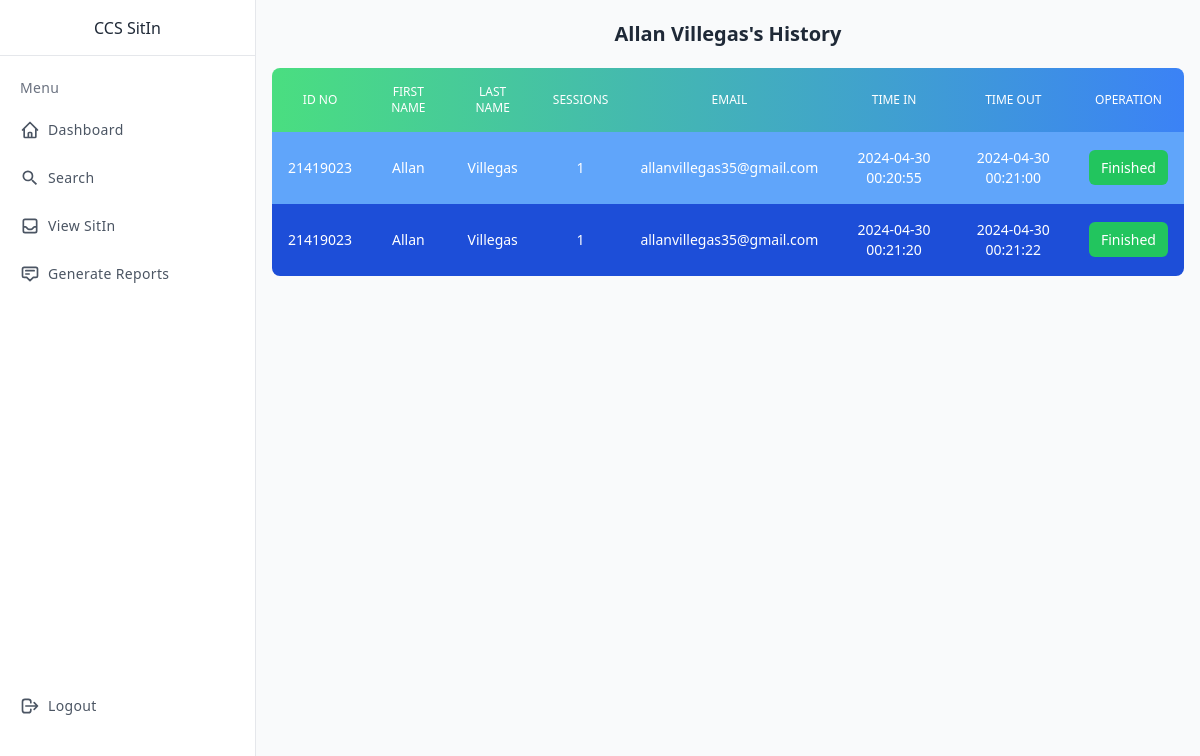
Page /admin/history.php?id=4 (signed in) on the earlier database version.
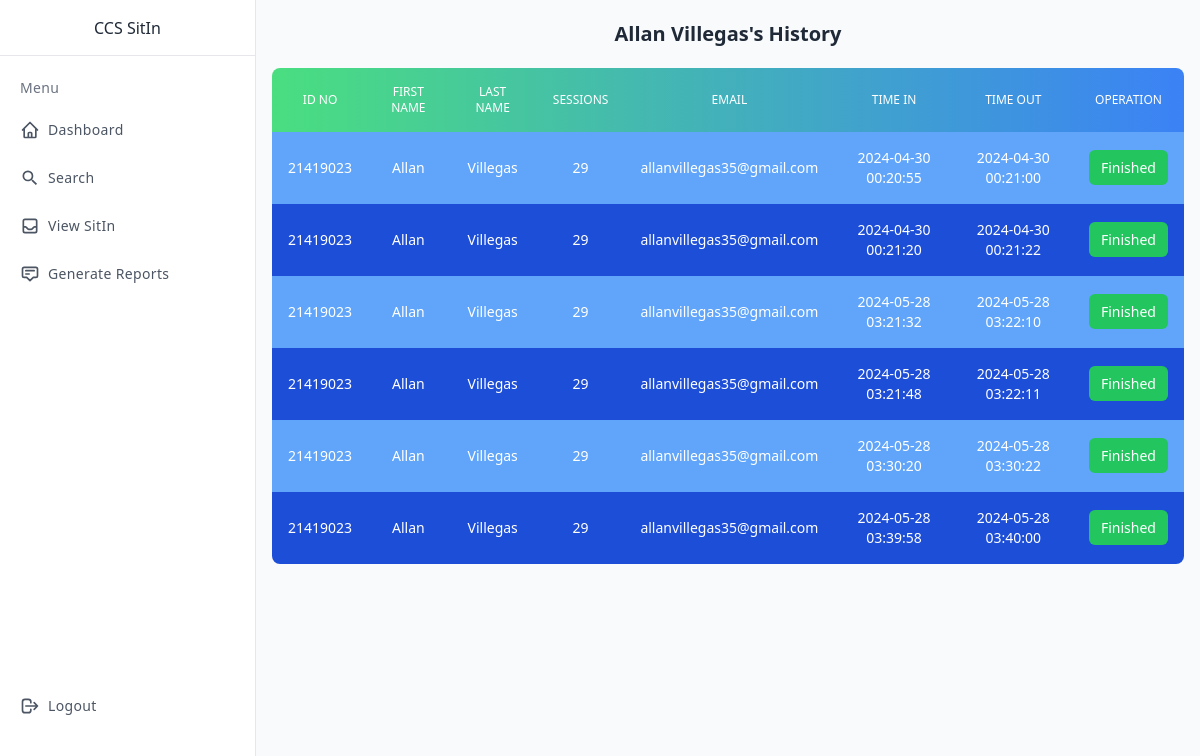
Same page on the later database version.
### tables this page shows
CREATE TABLE `sessions` (
  `session_id` int(11) NOT NULL,
  `student_id` int(11) NOT NULL,
  `time_out` datetime DEFAULT NULL,
  `time_in` datetime DEFAULT current_timestamp(),
  `laboratory` varchar(254) NOT NULL,
  `purpose` varchar(254) NOT NULL
);

CREATE TABLE `student` (
  `id` int(11) NOT NULL,
  `email` varchar(80) NOT NULL,
  `idno` int(20) NOT NULL,
  `fname` varchar(80) NOT NULL,
  `mname` varchar(80) NOT NULL,
  `lname` varchar(80) NOT NULL,
  `age` int(20) NOT NULL,
  `gender` varchar(80) NOT NULL,
  `contact` int(20) NOT NULL,
  `address` varchar(80) NOT NULL,
  `password` varchar(80) NOT NULL,
  `cpassword` varchar(80) NOT NULL,
  `sessions` int(11) DEFAULT 30
);

### admin/history.php (the view, shortened to what the changed rows need)
<?php
include(".././config.php");
$id = $_GET['id'];
$students= [];
$query = "SELECT * FROM sessions INNER JOIN student ON student.id = sessions.student_id WHERE student.id = '$id' AND time_out IS NOT NULL ORDER BY time_out ASC";
$result = $con->query($query);
if ($result->num_rows > 0) {
    while($row = $result->fetch_assoc()) {
        $students[] = $row;
    }
}
$name = "Allan";
$results = $con->query("SELECT * FROM student WHERE id ='$id'");
if($results->num_rows > 0){
    $row = $results->fetch_assoc();
    $fname = $row['fname'];
    $lname = $row['lname'];
    $name= "$fname $lname";
}
?>
<!doctype html>
<html>
<head>
  <script src="https://cdn.tailwindcss.com"></script>
  <link rel="stylesheet" href="https://cdn.jsdelivr.net/npm/flatpickr/dist/flatpickr.min.css">
</head>
<body>
<div class="min-h-screen flex  bg-gray-50 text-gray-800">
  <div class="flex-1 p-4 lg:ml-64  lg:pt-5">
    <h1 class="text-xl text-center text-xl font-semibold"><?php echo $name?>'s History</h1>
     <table class="mt-5 w-full text-sm text-left rtl:text-right text-white rounded-lg overflow-hidden">
                <thead class="text-xs bg-gradient-to-r from-green-400 to-blue-500 uppercase rounded-md">
                    <tr>
                        <th class="border px-4 py-4 font-medium border-none text-center font-bold">ID NO
                        </th>
                        <th class="border px-4 py-4 font-medium border-none  text-center">FIRST NAME</th>
                        <th class="border px-4 py-4 font-medium border-none  text-center">LAST NAME</th>
                        <th class="border px-4 py-4 font-medium border-none  text-center">SESSIONS</th>
                        <th class="border px-4 py-4 font-medium border-none  text-center">EMAIL</th>
                        <th class="border px-4 py-4 font-medium border-none  text-center">TIME IN</th>
                        <th class="border px-4 py-4 font-medium border-none  text-center">TIME OUT</th>
                        <th class="border px-4 py-4 font-medium border-none  text-center">Operation</th>
                    </tr>
                </thead>
                <tbody id="tbody" class="relative">
                <?php
            foreach ($students as $student) {
                   echo '<tr class="odd:bg-blue-400 bg-blue-700">
                                <td class="border px-4 py-4 border-none text-center text-xs md:text-sm text-white">'.$student['idno'].'</td>
                                <td class="border px-4 py-4 border-none text-center text-xs md:text-sm text-white">'.$student['fname'].'</td>
                                <td class="border px-4 py-4 border-none text-center text-xs md:text-sm text-white">'.$student['lname'].'</td>
                                <td class="border px-4 py-4 border-none text-center text-xs md:text-sm text-white">'.$student['sessions'].'</td>
                                <td class="border px-4 py-4 border-none text-center text-xs md:text-sm text-white">'.$student['email'].'</td>
                                <td class="border px-4 py-4 border-none text-center text-xs md:text-sm text-white">'.$student['time_in'].'</td>
                                <td class="border px-4 py-4 border-none text-center text-xs md:text-sm text-white">'.$student['time_out'].'</td>
                                <td class="border px-4 py-4 border-none text-center text-xs md:text-sm text-white">' . ($student['time_out'] !== null ? '<span href="#" class="text-white bg-green-500 px-3 p-2 rounded-md">Finished</span>' : '<a href="./timeout.php?id='.$student['id'].'&s_id='.$student['session_id'].'" class=" bg-white text-black px-3 p-2 rounded-md">Logout</a>') . '</td></tr>';
                }
            ?>
                </tbody>
            </table>
  </div>
</div>
</body>
</html>

Differences in the rows shown:
changed through a linked row, sessions (number 1 of 6 on the later page): student.sessions "1" → "29"
changed through a linked row, sessions (number 2 of 6 on the later page): student.sessions "1" → "29"
added sessions: student.idno "21419023", student.fname "Allan", student.lname "Villegas", student.sessions "29", student.email "allanvillegas35@gmail.com", time_in "2024-05-28 03:21:32", time_out "2024-05-28 03:22:10", shows "Finished"
added sessions: student.idno "21419023", student.fname "Allan", student.lname "Villegas", student.sessions "29", student.email "allanvillegas35@gmail.com", time_in "2024-05-28 03:21:48", time_out "2024-05-28 03:22:11", shows "Finished"
added sessions: student.idno "21419023", student.fname "Allan", student.lname "Villegas", student.sessions "29", student.email "allanvillegas35@gmail.com", time_in "2024-05-28 03:30:20", time_out "2024-05-28 03:30:22", shows "Finished"
added sessions: student.idno "21419023", student.fname "Allan", student.lname "Villegas", student.sessions "29", student.email "allanvillegas35@gmail.com", time_in "2024-05-28 03:39:58", time_out "2024-05-28 03:40:00", shows "Finished"
